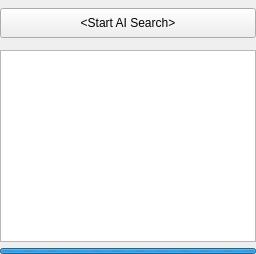
                <widget class="QWidget" name="tab_ai">
                 <property name="sizePolicy">
                  <sizepolicy hsizetype="Preferred" vsizetype="Preferred">
                   <horstretch>0</horstretch>
                   <verstretch>0</verstretch>
                  </sizepolicy>
                 </property>
                 <property name="minimumSize">
                  <size>
                   <width>0</width>
                   <height>0</height>
                  </size>
                 </property>
                 <attribute name="title">
                  <string>AI Assistance</string>
                 </attribute>
                 <attribute name="toolTip">
                  <string>Use the AI to find data</string>
                 </attribute>
                 <layout class="QVBoxLayout" name="verticalLayout_3">
                  <property name="spacing">
                   <number>6</number>
                  </property>
                  <property name="leftMargin">
                   <number>0</number>
                  </property>
                  <property name="topMargin">
                   <number>8</number>
                  </property>
                  <property name="rightMargin">
                   <number>0</number>
                  </property>
                  <property name="bottomMargin">
                   <number>0</number>
                  </property>
                  <item>
                   <widget class="QPushButton" name="pushButton_ai_search">
                    <property name="sizePolicy">
                     <sizepolicy hsizetype="Preferred" vsizetype="Fixed">
                      <horstretch>0</horstretch>
                      <verstretch>0</verstretch>
                     </sizepolicy>
                    </property>
                    <property name="toolTip">
                     <string>Click here to define the options for the AI based search</string>
                    </property>
                    <property name="styleSheet">
                     <string notr="true" />
                    </property>
                    <property name="text">
                     <string>&lt;Start AI Search&gt;</string>
                    </property>
                    <property name="flat">
                     <bool>false</bool>
                    </property>
                    <property name="minimumSize">
                     <size>
                      <width>0</width>
                      <height>30</height>
                     </size>
                    </property>
                   </widget>
                  </item>
                  <item>
                   <spacer name="horizontalSpacer">
                    <property name="orientation">
                     <enum>Qt::Orientation::Horizontal</enum>
                    </property>
                    <property name="sizeHint" stdset="0">
                     <size>
                      <width>12</width>
                      <height>6</height>
                     </size>
                    </property>
                   </spacer>
                  </item>
                  <item>
                   <widget class="QListWidget" name="listWidget_ai">
                    <property name="minimumSize">
                     <size>
                      <width>0</width>
                      <height>20</height>
                     </size>
                    </property>
                    <property name="toolTipDuration">
                     <number>60000</number>
                    </property>
                   </widget>
                  </item>
                  <item>
                   <widget class="QProgressBar" name="ai_progressBar">
                    <property name="enabled">
                     <bool>true</bool>
                    </property>
                    <property name="sizePolicy">
                     <sizepolicy hsizetype="Expanding" vsizetype="Minimum">
                      <horstretch>0</horstretch>
                      <verstretch>0</verstretch>
                     </sizepolicy>
                    </property>
                    <property name="minimumSize">
                     <size>
                      <width>0</width>
                      <height>6</height>
                     </size>
                    </property>
                    <property name="maximumSize">
                     <size>
                      <width>16777215</width>
                      <height>6</height>
                     </size>
                    </property>
                    <property name="maximum">
                     <number>0</number>
                    </property>
                    <property name="value">
                     <number>0</number>
                    </property>
                    <property name="textVisible">
                     <bool>false</bool>
                    </property>
                   </widget>
                  </item>
                 </layout>
                </widget>
